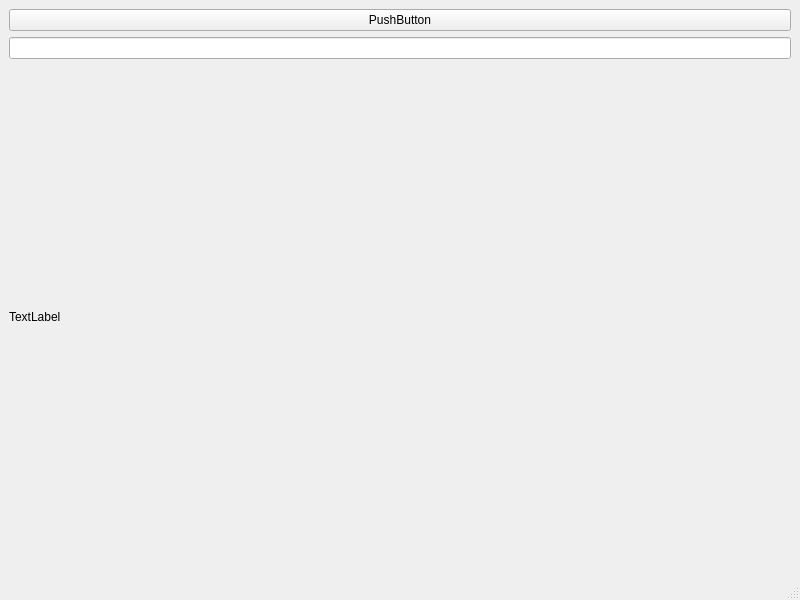
<?xml version="1.0" encoding="UTF-8"?>
<ui version="4.0">
 <class>MainWindow</class>
 <widget class="QMainWindow" name="MainWindow">
  <property name="geometry">
   <rect>
    <x>0</x>
    <y>0</y>
    <width>800</width>
    <height>600</height>
   </rect>
  </property>
  <property name="windowTitle">
   <string>MainWindow</string>
  </property>
  <widget class="QWidget" name="centralwidget">
   <layout class="QGridLayout" name="gridLayout">
    <item row="0" column="0">
     <layout class="QVBoxLayout" name="verticalLayout">
      <item>
       <widget class="QPushButton" name="pushButton">
        <property name="text">
         <string>PushButton</string>
        </property>
       </widget>
      </item>
      <item>
       <widget class="QLineEdit" name="lineEdit"/>
      </item>
      <item>
       <widget class="QLabel" name="label">
        <property name="text">
         <string>TextLabel</string>
        </property>
       </widget>
      </item>
     </layout>
    </item>
   </layout>
  </widget>
  <widget class="QMenuBar" name="menubar">
   <property name="geometry">
    <rect>
     <x>0</x>
     <y>0</y>
     <width>800</width>
     <height>21</height>
    </rect>
   </property>
  </widget>
  <widget class="QStatusBar" name="statusbar"/>
 </widget>
 <resources/>
 <connections>
  <connection>
   <sender>lineEdit</sender>
   <signal>textChanged(QString)</signal>
   <receiver>label</receiver>
   <slot>setText(QString)</slot>
   <hints>
    <hint type="sourcelabel">
     <x>399</x>
     <y>69</y>
    </hint>
    <hint type="destinationlabel">
     <x>399</x>
     <y>327</y>
    </hint>
   </hints>
  </connection>
 </connections>
</ui>
